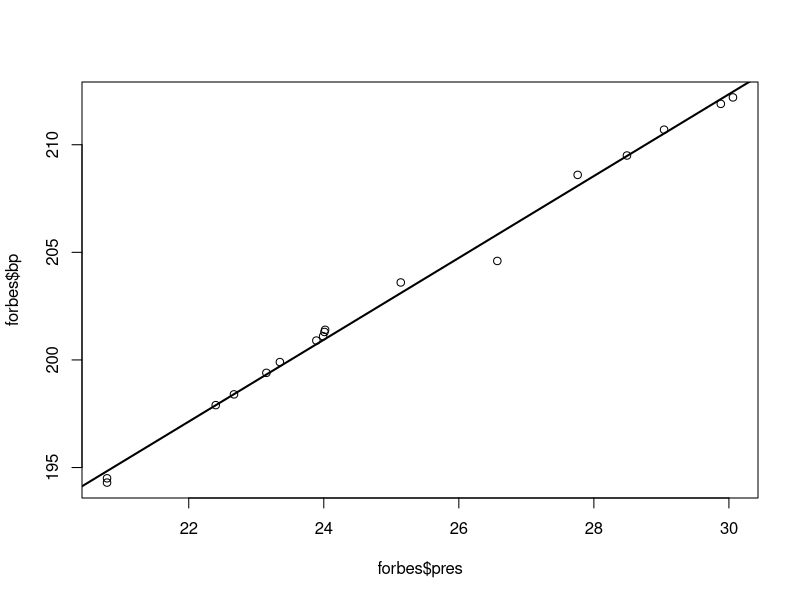
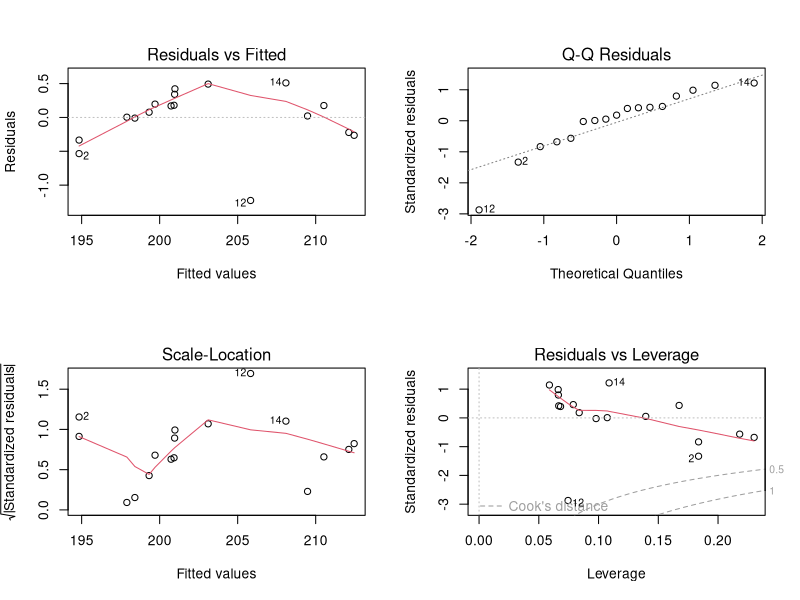
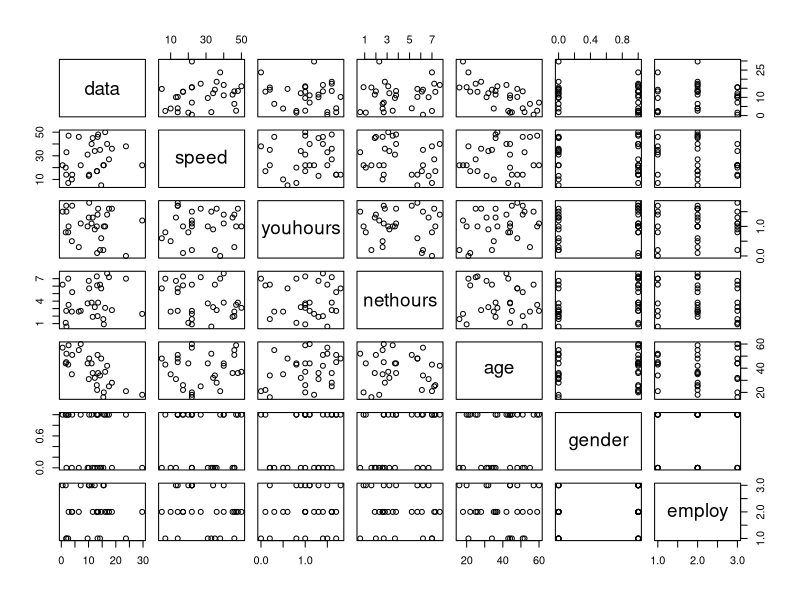

These figures' R source, in order:
# Regression

# Simple linear regression -----------------------------------------------------------------

library(MASS)
data(forbes)

plot(forbes$pres, forbes$bp)

fit <- lm(bp ~ pres, data = forbes)
coef(fit)
summary(fit)
abline(fit, lwd = 2)

predict(fit)
predict(fit, data.frame(pres = 25))
predict(fit, data.frame(pres = 25), interval = "prediction", level = 0.9)
predict(fit, data.frame(pres = c(25, 26, 27)))

confint(fit, level = 0.9)

par(mfrow = c(2,2))
plot(fit)
par(mfrow = c(1,1))



# Multiple linear regression -----------------------------------------------------------------

fit2 <- lm(bp ~ poly(pres, 2, raw = TRUE), data = forbes)
summary(fit2)
newdat <- data.frame(pres = seq(20, 30))
pred <- predict(fit2, newdat)
lines(newdat$pres, pred, col = "blue", lwd = 2)


internet <- read.csv(file = "Data/internet.csv")

pairs(internet)
internet$gender <- as.factor(internet$gender)
internet$employ <- as.factor(internet$employ)

fit3 <- lm(data ~ ., data = internet)
summary(fit3)


fit4 <- lm(data ~ speed + age + gender, data = internet)
summary(fit4)
speed <- c(20, 30, 10)
age <- c(32, 19, 24)
gender <- as.factor(c(1, 1, 0))
newdat4 <- data.frame(speed, age, gender)
predict(fit4, newdat4)

fit5 <- lm(data ~ speed + gender + speed:gender, data = internet)
summary(fit5)

fit6 <- lm(data ~ speed*gender, data = internet)
summary(fit6)
